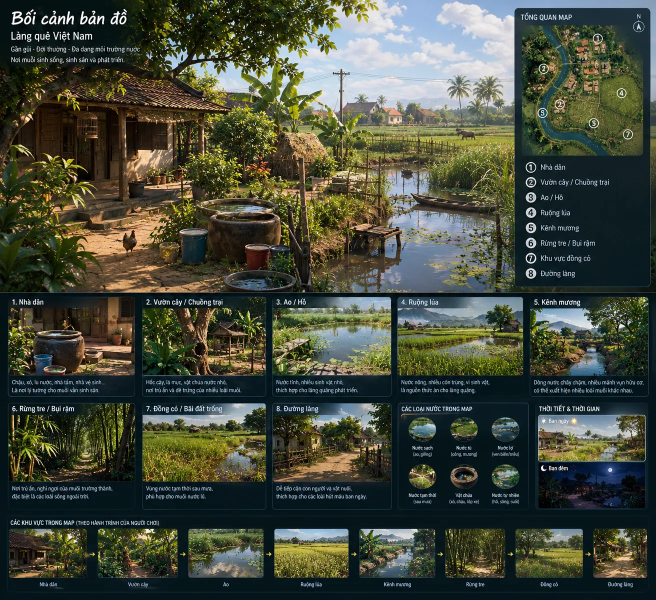
#> input picture docs/reference/visual/master_reference.webp, 1312 x 1199 px (shown at 1/2 size)
$ python compare_reference.py
#> lines starting #> are read from the running program, lines starting #| are printed output that depends on the picture
### blender/scripts/common.py
"""Tiện ích chung cho pipeline sinh map từ docs/MAP_BIBLE.md (qua map_spec.json).

Hệ toạ độ:
  Bible   : gốc Tây-Bắc, +x Đông, +z Nam, y lên (mét).
  Blender : gốc ở tâm map, +X Đông, +Y Bắc, +Z lên.
            bx = x - W/2,  by = -(z - D/2),  bz = y
  Godot   : (glTF đổi trục tự động) = (x - W/2, y, z - D/2)  — đúng như Bible §0.

Quy ước hướng asset: mặt trước của model nhìn về -Y Blender (= hướng Nam).
"""
import json
import math
import os
import sys

import numpy as np

HERE = os.path.dirname(os.path.abspath(__file__))
REPO = os.path.abspath(os.path.join(HERE, "..", ".."))
SPEC_PATH = os.path.join(REPO, "docs", "map_spec.json")
MANIFEST_PATH = os.path.join(REPO, "assets", "asset_manifest.json")
BLEND_PATH = os.path.join(REPO, "blender", "master_map.blend")
EXPORT_DIR = os.path.join(REPO, "blender", "exports")
GODOT_WORLD_DIR = os.path.join(REPO, "godot", "world", "generated")

FACING_ROT = {"south": 0.0, "east": math.pi / 2, "north": math.pi, "west": -math.pi / 2}


# [5 lines left out: function load_spec, not called in this run]


def house_rot(spec, h):
    """Góc quay (rad, quanh trục đứng Blender) của nhà: hướng cửa + lệch `turn` (độ) cho tự nhiên."""
    return FACING_ROT[house_facing(spec, h)] + math.radians(h.get("turn", 0.0))


# [4 lines left out: function house_axes, not called in this run]


def house_pad_r(h):
    """Nửa cạnh ô nền phẳng (vuông, trục thẳng) quanh nhà — generate_terrain đắp nền y = pad_y trong ô này."""
    return max(h["size"]) / 2 + 1.0


# [31 lines left out: function add_footpaths, not called in this run]


def parse_args(defaults):
    """Đọc tham số sau '--' (blender -b -P script.py -- --res 2) hoặc argv thường (python script.py --res 2)."""
    import argparse
    argv = sys.argv[sys.argv.index("--") + 1:] if "--" in sys.argv else sys.argv[1:]
    p = argparse.ArgumentParser()
    for k, v in defaults.items():
        if isinstance(v, bool):
            p.add_argument("--" + k.replace("_", "-"), dest=k, action="store_true", default=v)
            p.add_argument("--no-" + k.replace("_", "-"), dest=k, action="store_false")
        else:
            p.add_argument("--" + k.replace("_", "-"), dest=k, type=type(v) if v is not None else str, default=v)
    return p.parse_known_args(argv)[0]


# ───────────────────────── chuyển toạ độ ─────────────────────────

class Frame:
    def __init__(self, spec):
        self.W = float(spec["map"]["width_x"])
        self.D = float(spec["map"]["depth_z"])

    def bl(self, x, z, y=0.0):
        return (x - self.W / 2, -(z - self.D / 2), y)

    def godot(self, x, z, y=0.0):
        return (x - self.W / 2, y, z - self.D / 2)


# ───────────────────────── hình học vector hoá ─────────────────────────

# [19 lines left out: functions dist_to_polyline, in_rects, not called in this run]


def ellipse_r(px, pz, center, radii):
    """Bán kính chuẩn hoá của elip (1 = mép)."""
    return np.hypot((px - center[0]) / radii[0], (pz - center[1]) / radii[1])


# [54 lines left out: functions polyline_frames, paddy_bund_lines, paddy_bund_mask, house_facing, not called in this run]


# ───────────────────────── mặt nạ (mask) dùng chung ─────────────────────────

class Masks:
    """Các hàm kiểm tra vị trí theo luật Bible (nước, đường, nhà, zone)."""

    def __init__(self, spec):
        self.s = spec
        self.w = spec["water"]

    def zone_mask(self, px, pz, zid):
        return in_rects(px, pz, self.s["zones"][zid]["rects"])

    # [23 lines left out: functions zone_id, water, puddle, not called in this run]

    def paddy(self, px, pz, margin=0.0):
        x0, z0, x1, z1 = self.w["paddy_main"]["rect"]
        return in_rects(px, pz, [[x0 - margin, z0 - margin, x1 + margin, z1 + margin]])

    # [65 lines left out: functions road, house, market, landmark, validate_spec, not called in this run]


# ───────────────────────── tiện ích Blender ─────────────────────────

def bpy_mod():
    import bpy  # noqa: import trễ để các hàm numpy dùng được ngoài Blender
    return bpy


# [144 lines left out: functions reset_scene, collection, library_collection, link, material, mesh_object and 5 more, not called in this run]

### blender/scripts/compare_reference.py
"""Ghép ảnh so sánh Reference A ↔ render (duyệt M2/M3). Cần Pillow.

  python blender/scripts/compare_reference.py [--renders docs/reference/env] [--out docs/reference/env/compare_reference.webp]

Cắt các ô trong docs/reference/visual/master_reference.webp (ảnh chính + 8 ảnh khu vực) và đặt cạnh
ảnh render cùng tên do render_views.py tạo ra.
"""
import os
import sys

sys.path.insert(0, os.path.dirname(os.path.abspath(__file__)))
from PIL import Image, ImageDraw, ImageFont  # noqa: E402

import common as C  # noqa: E402

REF = os.path.join(C.REPO, "docs", "reference", "visual", "master_reference.webp")
# (tên render, nhãn, ô cắt trong ảnh reference 1312×1199)
PAIRS = [
    ("09_key_shot", "Ảnh chính → key shot (hướng a: bờ ao)", (0, 120, 1025, 585)),
    ("01_house", "1. Nhà dân", (18, 617, 268, 750)),
    ("02_garden", "2. Vườn cây / Chuồng trại", (287, 617, 530, 750)),
    ("03_pond", "3. Ao / Hồ", (546, 617, 781, 750)),
    ("04_rice", "4. Ruộng lúa", (796, 617, 1045, 750)),
    ("05_canal", "5. Kênh mương", (1061, 617, 1296, 750)),
    ("06_bamboo", "6. Rừng tre / Bụi rậm", (18, 830, 268, 962)),
    ("07_grass", "7. Đồng cỏ", (287, 830, 530, 962)),
    ("08_road", "8. Đường làng", (546, 830, 781, 962)),
]


def font(size):
    for p in ("/usr/share/fonts/truetype/dejavu/DejaVuSans-Bold.ttf", "C:/Windows/Fonts/arialbd.ttf"):
        if os.path.isfile(p):
            return ImageFont.truetype(p, size)
    return ImageFont.load_default()


# Ô "THỜI TIẾT & THỜI GIAN" của reference: ban ngày / ban đêm — so với ảnh M3 cùng giờ.
DAY_BOX, NIGHT_BOX = (1078, 832, 1290, 922), (1078, 927, 1290, 1017)
PAIRS_NIGHT = [
    ("09_key_shot", "Ban đêm (reference) ↔ key shot đêm", NIGHT_BOX),
    ("01_house", "Ban đêm ↔ 1. Nhà dân đêm (đèn cửa)", NIGHT_BOX),
    ("08_road", "Ban đêm ↔ 8. Đường làng đêm", NIGHT_BOX),
    ("00_overview", "Ban đêm ↔ toàn cảnh đêm", NIGHT_BOX),
]


def main():
    a = C.parse_args({"renders": os.path.join(C.REPO, "docs", "reference", "env"), "out": "", "night": False})
    out = a.out or os.path.join(a.renders, "compare_reference.webp")
    ref = Image.open(REF).convert("RGB")
#> ref is the input picture: PIL image 1312x1199 RGB; mean R, G, B 69.9, 74.9, 60.6
    cw, ch, pad, head = 560, 315, 10, 34
    pairs = PAIRS_NIGHT if a.night else PAIRS
    rows = [p for p in pairs if os.path.isfile(os.path.join(a.renders, p[0] + ".webp"))]
    sheet = Image.new("RGB", (cw * 2 + pad * 3, (ch + head + pad) * len(rows) + 50), (22, 34, 40))
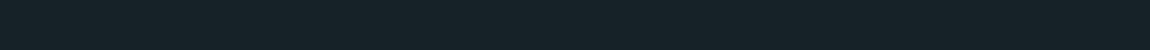
#> sheet: PIL image 1150x50 RGB; mean R, G, B 22, 34, 40
    d = ImageDraw.Draw(sheet)
    d.text((pad, 12), "REFERENCE A (trái)  ↔  RENDER (phải)", fill=(235, 240, 235), font=font(22))
    for i, (name, label, box) in enumerate(rows):
        y = 50 + i * (ch + head + pad)
        d.text((pad, y + 6), label, fill=(235, 240, 235), font=font(18))
        r = ref.crop(box)
        r = r.resize((cw, int(cw * r.height / r.width))).crop((0, 0, cw, ch)) if r.width / r.height > cw / ch \
            else r.resize((int(ch * r.width / r.height), ch))
        sheet.paste(r, (pad, y + head))
        g = Image.open(os.path.join(a.renders, name + ".webp")).convert("RGB").resize((cw, ch))
        sheet.paste(g, (cw + pad * 2, y + head))
    sheet.save(out, quality=85)
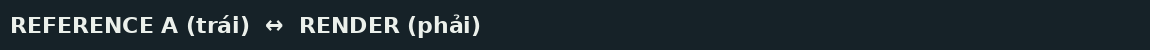
#> saved as compare_reference.webp: PIL image 1150x50 RGB; mean R, G, B 33.5, 45.1, 50.5
    print("✓", out)


if __name__ == "__main__":
    main()
